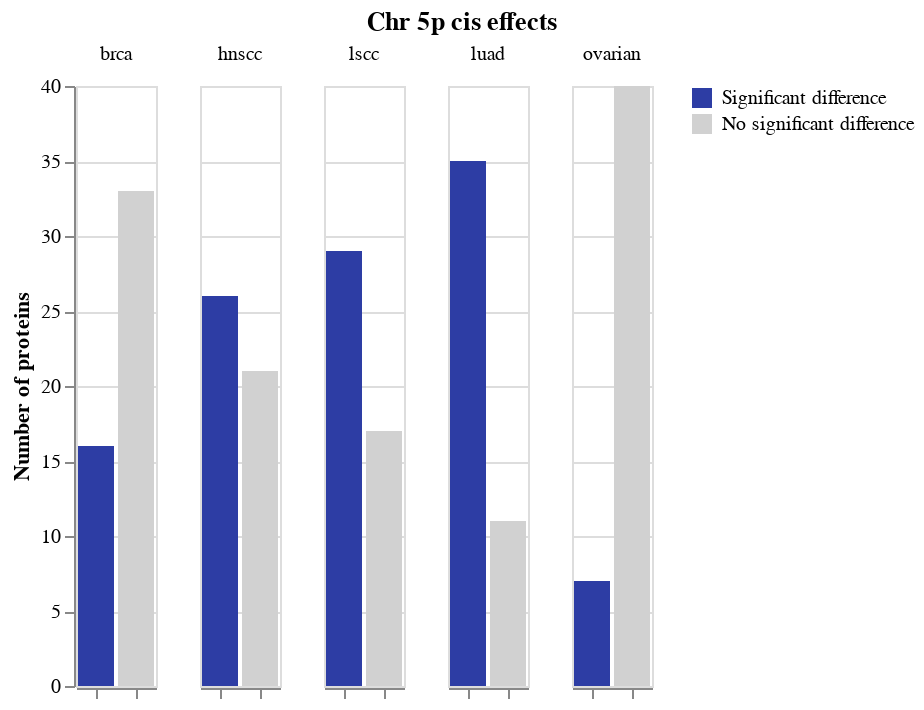

The cell this chart's notebook holds for it:
### Markdown cell above
## Make Plots

### Code cell
alt.Chart(counts).mark_bar().encode(
    x=alt.X(
        "count_type",
        axis=alt.Axis(
            title=None,
            labels=False
        ),
        sort=["Significant difference"]
    ),
    y=alt.Y(
        "protein",
        axis=alt.Axis(
            title="Number of proteins"
        )
    ),
    color=alt.Color(
        "count_type",
        title=None,
        sort=["Significant difference"],
        scale=alt.Scale(
            domain=["Significant difference", "No significant difference"],
            range=["#2d3da4", "#d1d1d1"]
        )
    )
).facet(
    column=alt.Column(
        "cancer_type",
        title=None
    )
).properties(
    title=f"Chr {CHROMOSOME}{ARM} {TRANS_OR_CIS} effects"
).configure_title(
    anchor="middle"
)

### Figure 1 — Vega-Lite specification as saved in the notebook (floating-point values rounded to 4 significant figures)
{"config": {"view": {"continuousWidth": 400, "continuousHeight": 300}, "title": {"anchor": "middle"}}, "data": {"name": "data-4e7dc61b3503c264e77e6359ae5916d9"}, "facet": {"column": {"type": "nominal", "field": "cancer_type", "title": null}}, "spec": {"mark": "bar", "encoding": {"color": {"type": "nominal", "field": "count_type", "scale": {"domain": ["Significant difference", "No significant difference"], "range": ["#2d3da4", "#d1d1d1"]}, "sort": ["Significant difference"], "title": null}, "x": {"type": "nominal", "axis": {"labels": false, "title": null}, "field": "count_type", "sort": ["Significant difference"]}, "y": {"type": "quantitative", "axis": {"title": "Number of proteins"}, "field": "protein"}}}, "title": "Chr 5p cis effects", "$schema": "https://vega.github.io/schema/vega-lite/v4.8.1.json", "datasets": {"data-4e7dc61b3503c264e77e6359ae5916d9": [{"cancer_type": "brca", "count_type": "Significant difference", "protein": 16}, {"cancer_type": "brca", "count_type": "No significant difference", "protein": 33}, {"cancer_type": "hnscc", "count_type": "Significant difference", "protein": 26}, {"cancer_type": "hnscc", "count_type": "No significant difference", "protein": 21}, {"cancer_type": "lscc", "count_type": "Significant difference", "protein": 29}, {"cancer_type": "lscc", "count_type": "No significant difference", "protein": 17}, {"cancer_type": "luad", "count_type": "Significant difference", "protein": 35}, {"cancer_type": "luad", "count_type": "No significant difference", "protein": 11}, {"cancer_type": "ovarian", "count_type": "Significant difference", "protein": 7}, {"cancer_type": "ovarian", "count_type": "No significant difference", "protein": 40}]}}
